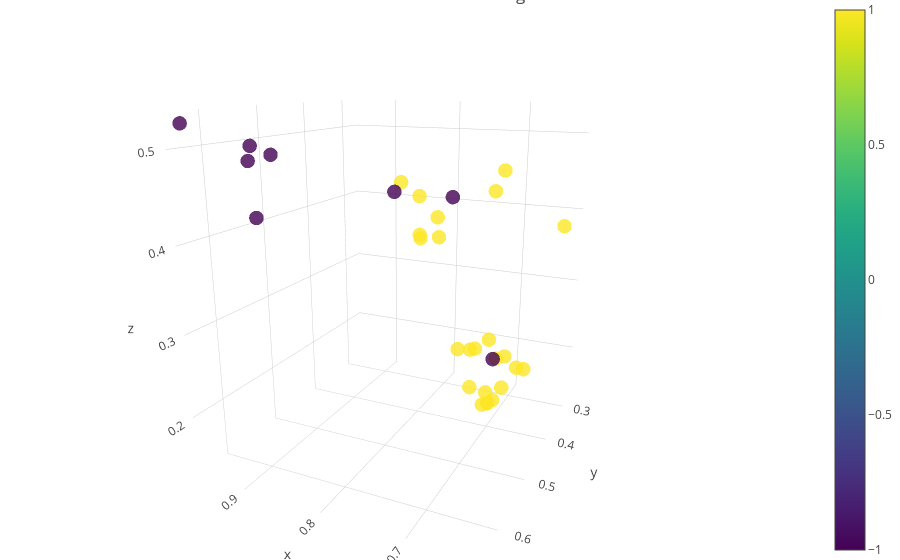

The code cell stored with this chart in its notebook:
### Code cell
val_3d_embedding = embedding_pipeline_3d.transform(val_lrp)

val_emb3d = go.Scatter3d(
    x=val_3d_embedding[:,0],
    y=val_3d_embedding[:,1],
    z=val_3d_embedding[:,2],
    mode="markers",
    marker=dict(
        size=5,
        color=cluster_labels,
        colorscale='Viridis',
        opacity=0.8,
        showscale=True
    ),
    text = cluster_labels
)

layout = go.Layout(
    title= "Val LRP Embedding",
     margin=dict(
        l=0,
        r=0,
        b=0,
        t=0
    )
)

data=[val_emb3d]

fig = go.Figure(data=data, layout=layout)
iplot(fig, filename='lrp-val.html')

### Figure 1 — Plotly figure (JSON) as saved in the notebook; plotly's stock layout.template omitted (floating-point values rounded to 4 significant figures)
{"data": [{"marker": {"color": [1, 1, 1, 1, -1, 1, 1, 1, -1, 1, -1, -1, 1, 1, 1, 1, 1, 1, -1, 1, 1, -1, 1, -1, 1, 1, 1, 1, 1, 1, 1, -1], "colorscale": "Viridis", "opacity": 0.8, "showscale": true, "size": 5}, "mode": "markers", "text": [1, 1, 1, 1, -1, 1, 1, 1, -1, 1, -1, -1, 1, 1, 1, 1, 1, 1, -1, 1, 1, -1, 1, -1, 1, 1, 1, 1, 1, 1, 1, -1], "type": "scatter3d", "uid": "357510ae-3c32-4dbf-866e-250f3e65ba24", "x": [0.7163, 0.7099, 0.6835, 0.859, 0.9561, 0.702, 0.7155, 0.7101, 0.8981, 0.7207, 0.7654, 0.9232, 0.7086, 0.6837, 0.7372, 0.6779, 0.6309, 0.7417, 0.9193, 0.827, 0.8477, 0.9034, 0.8059, 0.8659, 0.8242, 0.7004, 0.7048, 0.7352, 0.7101, 0.6958, 0.8352, 0.7101], "y": [0.3717, 0.3718, 0.3262, 0.328, 0.6406, 0.3943, 0.3619, 0.3664, 0.6059, 0.4153, 0.3708, 0.5787, 0.3507, 0.3854, 0.366, 0.3083, 0.3244, 0.404, 0.5751, 0.2709, 0.2886, 0.5642, 0.3163, 0.3354, 0.3433, 0.3987, 0.3541, 0.3537, 0.3037, 0.3768, 0.3141, 0.3512], "z": [0.1408, 0.2372, 0.1835, 0.4301, 0.5255, 0.1564, 0.1551, 0.4335, 0.5025, 0.2375, 0.4228, 0.483, 0.1397, 0.2233, 0.1602, 0.1749, 0.3881, 0.2303, 0.4201, 0.373, 0.3483, 0.4891, 0.3548, 0.4173, 0.4156, 0.1597, 0.2045, 0.2131, 0.1378, 0.4613, 0.3498, 0.2013]}], "layout": {"autosize": true, "margin": {"b": 0, "l": 0, "r": 0, "t": 0}, "scene": {"aspectmode": "auto", "aspectratio": {"x": 0.9037, "y": 1.027, "z": 1.077}, "camera": {"center": {"x": 0, "y": 0, "z": 0}, "eye": {"x": -0.881, "y": 1.876, "z": 0.625}, "projection": {"type": "perspective"}, "up": {"x": 0, "y": 0, "z": 1}}}, "title": {"text": "Val LRP Embedding"}}}
